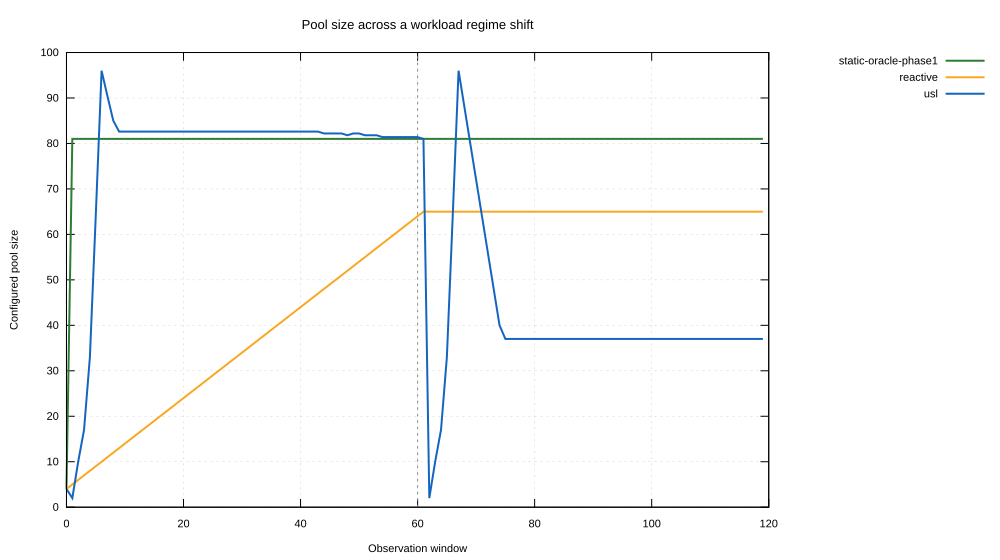

Here is the gnuplot script that generated this plot:
# Experiment E5: pool size vs. time across a regime shift at window 60.
# Input:  regime-poolsize.csv (window, static-oracle-phase1, reactive, usl)
# Output: regime-poolsize.svg / .pdf
set datafile separator ","
set title "Pool size across a workload regime shift" font ",13"
set xlabel "Observation window"
set ylabel "Configured pool size"
set grid xtics ytics lt 0 lw 0.5 lc rgb "#cccccc"
set key outside right top vertical
set arrow from 60, graph 0 to 60, graph 1 nohead dt 2 lc rgb "#888888"
set style line 1 lw 2 lc rgb "#2E7D32"
set style line 2 lw 2 lc rgb "#F9A825"
set style line 3 lw 2 lc rgb "#1565C0"
set terminal svg enhanced font "arial,11" size 1000,560
set output 'regime-poolsize.svg'
plot for [i=2:4] 'regime-poolsize.csv' using 1:i with lines ls (i-1) title columnheader
set terminal pdfcairo enhanced font "arial,10" size 8,4.5
set output 'regime-poolsize.pdf'
replot
set output
